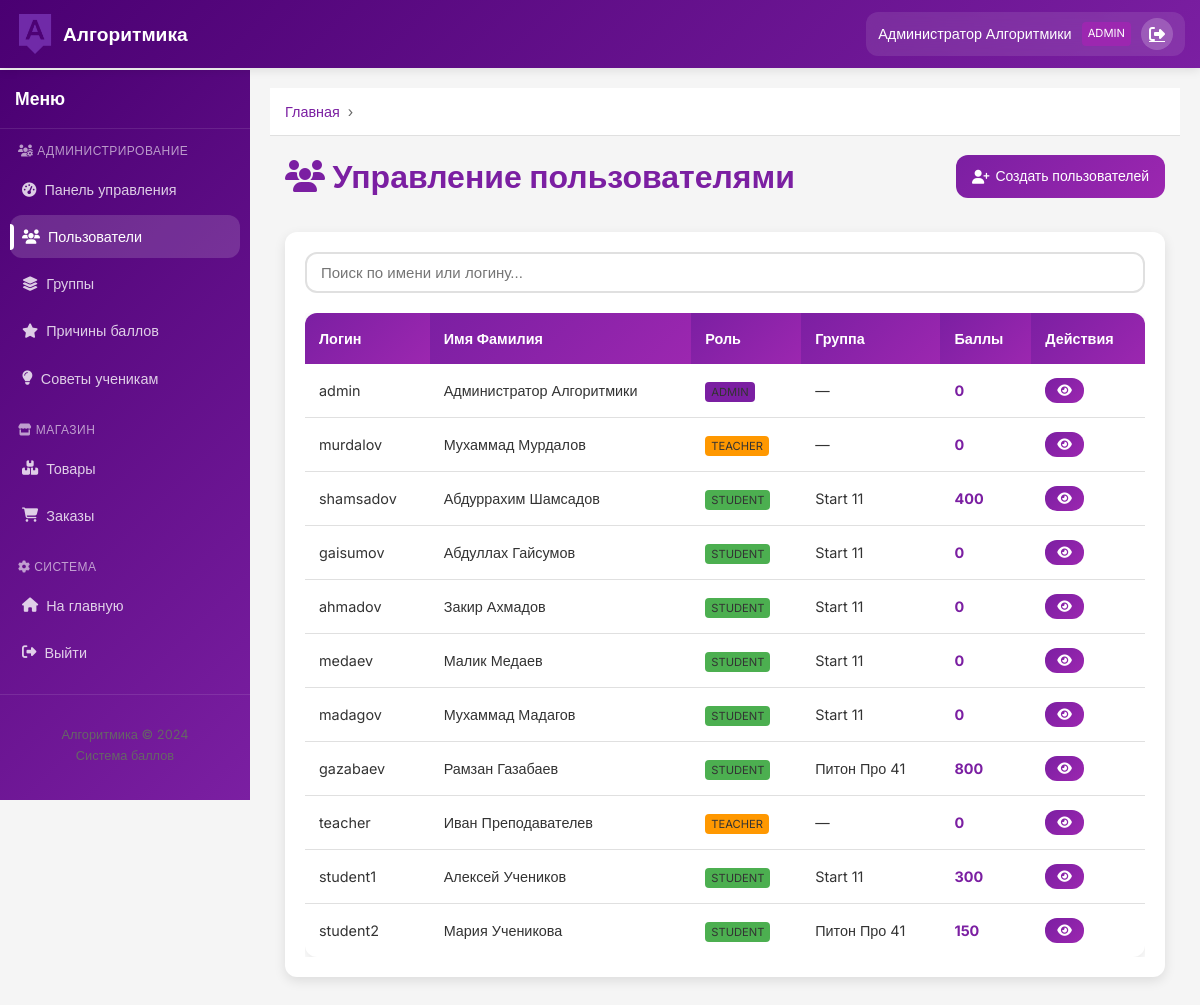
The app's page /admin/users (signed in) with its own data.
### app.py (models this page shows)
class User(UserMixin, db.Model):
    id = db.Column(db.Integer, primary_key=True)
    username = db.Column(db.String(80), unique=True, nullable=False)
    password = db.Column(db.String(200), nullable=False)
    visible_password = db.Column(db.String(80), nullable=True)
    first_name = db.Column(db.String(80), nullable=False)
    last_name = db.Column(db.String(80), nullable=False)
    role = db.Column(db.String(20), nullable=False)  # admin, teacher, student
    group_id = db.Column(db.Integer, db.ForeignKey('group.id'), nullable=True)
    points = db.Column(db.Integer, default=0)
    earned_points = db.Column(db.Integer, default=0)
    created_at = db.Column(db.DateTime, default=datetime.utcnow)
    group = db.relationship('Group', backref='students', foreign_keys=[group_id])
    points_history = db.relationship('PointsHistory', backref='user', lazy=True,
                                     foreign_keys='PointsHistory.user_id')
    orders = db.relationship('Order', backref='student', lazy=True,
                            foreign_keys='Order.student_id')

class Group(db.Model):
    id = db.Column(db.Integer, primary_key=True)
    name = db.Column(db.String(100), nullable=False)
    teacher_id = db.Column(db.Integer, db.ForeignKey('user.id'), nullable=True)
    teacher = db.relationship('User', backref='taught_groups', foreign_keys=[teacher_id])

### app.py (the view)
@app.route('/admin/users')
@login_required
def admin_users():
    if current_user.role != 'admin':
        return redirect(url_for('index'))
    users = User.query.all()
    groups = Group.query.all()
    return render_template('admin/users.html', users=users, groups=groups)

### app.py (called while the page is built)
@login_manager.user_loader
def load_user(user_id):
    return User.query.get(int(user_id))

@app.context_processor
def inject_now():
    return {'datetime': datetime}

### templates/admin/users.html (shortened to what this page needs)
{% extends "base.html" %}
{% block content %}
<div class="container">
    <div style="display: flex; justify-content: space-between; align-items: center; margin-bottom: 30px;">
        <h1 style="color: var(--primary-color);">
            <i class="fas fa-users"></i> Управление пользователями
        </h1>
        <a href="{{ url_for('create_users') }}" class="btn btn-primary">
            <i class="fas fa-user-plus"></i> Создать пользователей
        </a>
    </div>
    <div class="card">
        <div style="margin-bottom: 20px;">
            <input type="text" id="search-users" class="form-control" placeholder="Поиск по имени или логину...">
        </div>
        <div class="table-responsive">
            <table class="table" id="users-table">
                <thead>
                    <tr>
                        <th>Логин</th>
                        <th>Имя Фамилия</th>
                        <th>Роль</th>
                        <th>Группа</th>
                        <th>Баллы</th>
                        <th>Действия</th>
                    </tr>
                </thead>
                <tbody>
                    {% for user in users %}
                    <tr class="searchable-item">
                        <td>{{ user.username }}</td>
                        <td>{{ user.first_name }} {{ user.last_name }}</td>
                        <td>
                            <span class="user-role" style="background:
                                {% if user.role == 'admin' %}var(--primary-color)
                                {% elif user.role == 'teacher' %}var(--warning-color)
                                {% else %}var(--success-color){% endif %}">
                                {{ user.role }}
                            </span>
                        </td>
                        <td>{{ user.group.name if user.group else '—' }}</td>
                        <td>
                            <span style="font-weight: bold; color: var(--primary-color);">
                                {{ user.points }}
                            </span>
                        </td>
                        <td>
                            <a href="{{ url_for('user_detail', user_id=user.id) }}" class="btn btn-primary btn-sm">
                                <i class="fas fa-eye"></i>
                            </a>
                        </td>
                    </tr>
                    {% endfor %}
                </tbody>
            </table>
        </div>
    </div>
</div>
{% endblock %}

### templates/base.html (shortened to what this page needs)
<!DOCTYPE html>
<html lang="ru">
<head>
    <link rel="stylesheet" href="{{ url_for('static', filename='css/style.css') }}">
    <link rel="stylesheet" href="https://cdnjs.cloudflare.com/ajax/libs/font-awesome/6.4.0/css/all.min.css">
</head>
<body>
    <nav class="navbar">
        <div class="container">
            <a href="/" class="logo">
                <img src="{{ url_for('static', filename='images/logo.png') }}" alt="Алгоритмика" style="height: 40px;">
                <span>Алгоритмика</span>
            </a>
            {% if current_user.is_authenticated %}
            <div class="user-menu">
                <span class="user-name">{{ current_user.first_name }} {{ current_user.last_name }}</span>
                <span class="user-role">{{ current_user.role|capitalize }}</span>
                <a href="{{ url_for('logout') }}" class="btn-logout" title="Выйти">
                    <i class="fas fa-sign-out-alt"></i>
                </a>
            </div>
            {% endif %}
        </div>
    </nav>
    <div class="main-wrapper">
        {% if current_user.is_authenticated %}
        <aside class="sidebar">
            <div class="sidebar-content">
                <div class="sidebar-header">
                    <h3>Меню</h3>
                </div>
                <nav class="sidebar-nav">
                    {% if current_user.role == 'admin' %}
                    <div class="nav-section">
                        <h4 class="nav-section-title">
                            <i class="fas fa-users-cog"></i> Администрирование
                        </h4>
                        <ul>
                            <li>
                                <a href="{{ url_for('admin_dashboard') }}"
                                   class="{% if request.endpoint == 'admin_dashboard' %}active{% endif %}">
                                    <i class="fas fa-tachometer-alt"></i> Панель управления
                                </a>
                            </li>
                            <li>
                                <a href="{{ url_for('admin_users') }}"
                                   class="{% if request.endpoint in ['admin_users', 'create_users', 'user_detail'] %}active{% endif %}">
                                    <i class="fas fa-users"></i> Пользователи
                                </a>
                            </li>
                            <li>
                                <a href="{{ url_for('admin_groups') }}"
                                   class="{% if request.endpoint in ['admin_groups', 'create_group', 'group_detail'] %}active{% endif %}">
                                    <i class="fas fa-layer-group"></i> Группы
                                </a>
                            </li>
                            <li>
                                <a href="{{ url_for('admin_reward_reasons') }}"
                                   class="{% if request.endpoint in ['admin_reward_reasons', 'create_reward_reason', 'edit_reward_reason'] %}active{% endif %}">
                                    <i class="fas fa-star"></i> Причины баллов
                                </a>
                            </li>
                            <li>
                                <a href="{{ url_for('admin_tips') }}"
                                   class="{% if request.endpoint == 'admin_tips' %}active{% endif %}">
                                    <i class="fas fa-lightbulb"></i> Советы ученикам
                                </a>
                            </li>
                        </ul>
                    </div>
                    <div class="nav-section">
                        <h4 class="nav-section-title">
                            <i class="fas fa-store"></i> Магазин
                        </h4>
                        <ul>
                            <li>
                                <a href="{{ url_for('admin_shop') }}"
                                   class="{% if request.endpoint in ['admin_shop', 'product_detail'] %}active{% endif %}">
                                    <i class="fas fa-boxes"></i> Товары
                                </a>
                            </li>
                            <li>
                                <a href="{{ url_for('admin_orders') }}"
                                   class="{% if request.endpoint in ['admin_orders', 'order_detail'] %}active{% endif %}">
                                    <i class="fas fa-shopping-cart"></i> Заказы
                                </a>
                            </li>
                        </ul>
                    </div>
                    {% endif %}
                    <div class="nav-section">
                        <h4 class="nav-section-title">
                            <i class="fas fa-cog"></i> Система
                        </h4>
                        <ul>
                            <li>
                                <a href="{{ url_for('index') }}">
                                    <i class="fas fa-home"></i> На главную
                                </a>
                            </li>
                            <li>
                                <a href="{{ url_for('logout') }}">
                                    <i class="fas fa-sign-out-alt"></i> Выйти
                                </a>
                            </li>
                        </ul>
                    </div>
                </nav>
                <div class="sidebar-footer">
                    <div style="text-align: center; padding: 15px; color: var(--text-light); font-size: 0.8rem;">
                        <p>Алгоритмика © 2024</p>
                        <p>Система баллов</p>
                    </div>
                </div>
            </div>
        </aside>
        {% endif %}
        <main class="main-content {% if not current_user.is_authenticated %}full-width{% endif %}">
            {% if current_user.is_authenticated %}
            <div class="breadcrumbs">
                <div class="container">
                    <a href="{{ url_for('index') }}">Главная</a>
                </div>
            </div>
            {% endif %}
            {% block content %}{% endblock %}
        </main>
    </div>
</body>
</html>

### records on screen
User: first_name "Администратор", last_name "Алгоритмики", role "ADMIN", username "admin", group "—", points "0"
User: username "murdalov", first_name "Мухаммад", last_name "Мурдалов", role "TEACHER", group "—", points "0"
User: username "shamsadov", first_name "Абдуррахим", last_name "Шамсадов", role "STUDENT", group "Start 11", points "400"
User: username "gaisumov", first_name "Абдуллах", last_name "Гайсумов", role "STUDENT", group "Start 11", points "0"
User: username "ahmadov", first_name "Закир", last_name "Ахмадов", role "STUDENT", group "Start 11", points "0"
User: username "medaev", first_name "Малик", last_name "Медаев", role "STUDENT", group "Start 11", points "0"
User: username "madagov", first_name "Мухаммад", last_name "Мадагов", role "STUDENT", group "Start 11", points "0"
User: username "gazabaev", first_name "Рамзан", last_name "Газабаев", role "STUDENT", group "Питон Про 41", points "800"
User: username "teacher", first_name "Иван", last_name "Преподавателев", role "TEACHER", group "—", points "0"
User: username "student1", first_name "Алексей", last_name "Учеников", role "STUDENT", group "Start 11", points "300"
User: username "student2", first_name "Мария", last_name "Ученикова", role "STUDENT", group "Питон Про 41", points "150"
